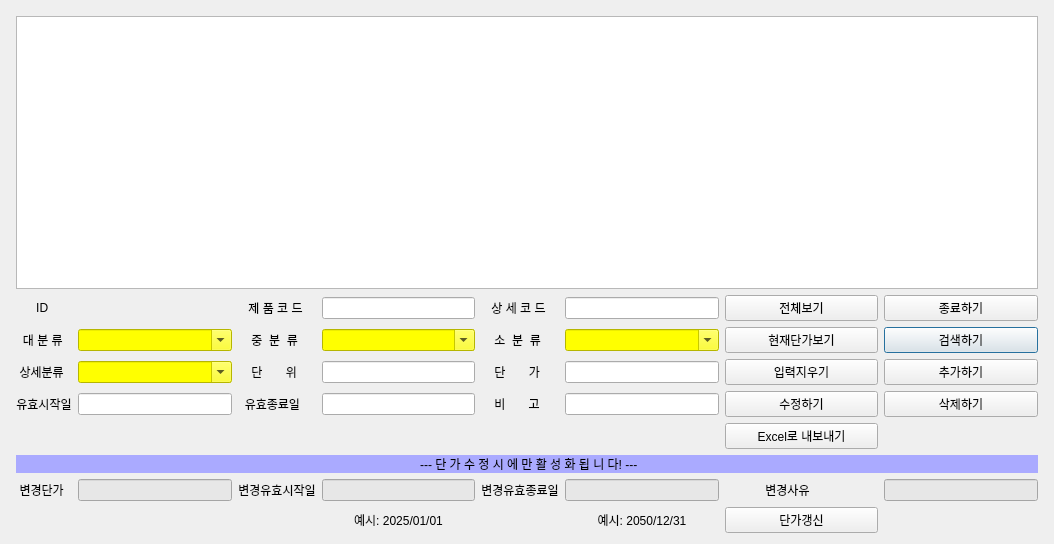
<?xml version="1.0" encoding="UTF-8"?>
<ui version="4.0">
 <class>CostDialog</class>
 <widget class="QDialog" name="CostDialog">
  <property name="geometry">
   <rect>
    <x>0</x>
    <y>0</y>
    <width>1054</width>
    <height>544</height>
   </rect>
  </property>
  <property name="sizePolicy">
   <sizepolicy hsizetype="Expanding" vsizetype="Expanding">
    <horstretch>0</horstretch>
    <verstretch>0</verstretch>
   </sizepolicy>
  </property>
  <property name="windowTitle">
   <string>판매단가</string>
  </property>
  <layout class="QGridLayout" name="gridLayout_2">
   <item row="1" column="0">
    <layout class="QGridLayout" name="gridLayout">
     <property name="leftMargin">
      <number>5</number>
     </property>
     <property name="topMargin">
      <number>5</number>
     </property>
     <property name="rightMargin">
      <number>5</number>
     </property>
     <item row="2" column="7">
      <widget class="QPushButton" name="pb_cost_search">
       <property name="sizePolicy">
        <sizepolicy hsizetype="Expanding" vsizetype="Fixed">
         <horstretch>0</horstretch>
         <verstretch>0</verstretch>
        </sizepolicy>
       </property>
       <property name="text">
        <string>검색하기</string>
       </property>
      </widget>
     </item>
     <item row="7" column="1">
      <widget class="QLineEdit" name="entry_costchange_cost">
       <property name="sizePolicy">
        <sizepolicy hsizetype="Expanding" vsizetype="Fixed">
         <horstretch>0</horstretch>
         <verstretch>0</verstretch>
        </sizepolicy>
       </property>
       <property name="styleSheet">
        <string notr="true">background-color: rgb(231, 231, 231);</string>
       </property>
      </widget>
     </item>
     <item row="1" column="3">
      <widget class="QLineEdit" name="entry_cost_code1">
       <property name="sizePolicy">
        <sizepolicy hsizetype="Expanding" vsizetype="Fixed">
         <horstretch>0</horstretch>
         <verstretch>0</verstretch>
        </sizepolicy>
       </property>
      </widget>
     </item>
     <item row="2" column="4">
      <widget class="QLabel" name="label_5">
       <property name="sizePolicy">
        <sizepolicy hsizetype="Fixed" vsizetype="Fixed">
         <horstretch>0</horstretch>
         <verstretch>0</verstretch>
        </sizepolicy>
       </property>
       <property name="text">
        <string>    소  분  류</string>
       </property>
       <property name="alignment">
        <set>Qt::AlignCenter</set>
       </property>
      </widget>
     </item>
     <item row="7" column="6">
      <widget class="QLabel" name="label_17">
       <property name="sizePolicy">
        <sizepolicy hsizetype="Fixed" vsizetype="Fixed">
         <horstretch>0</horstretch>
         <verstretch>0</verstretch>
        </sizepolicy>
       </property>
       <property name="text">
        <string>            변경사유</string>
       </property>
       <property name="alignment">
        <set>Qt::AlignCenter</set>
       </property>
      </widget>
     </item>
     <item row="8" column="3">
      <widget class="QLabel" name="label_18">
       <property name="sizePolicy">
        <sizepolicy hsizetype="MinimumExpanding" vsizetype="Fixed">
         <horstretch>0</horstretch>
         <verstretch>0</verstretch>
        </sizepolicy>
       </property>
       <property name="text">
        <string>예시: 2025/01/01</string>
       </property>
       <property name="alignment">
        <set>Qt::AlignCenter</set>
       </property>
      </widget>
     </item>
     <item row="8" column="5">
      <widget class="QLabel" name="label_19">
       <property name="sizePolicy">
        <sizepolicy hsizetype="MinimumExpanding" vsizetype="Fixed">
         <horstretch>0</horstretch>
         <verstretch>0</verstretch>
        </sizepolicy>
       </property>
       <property name="text">
        <string>예시: 2050/12/31</string>
       </property>
       <property name="alignment">
        <set>Qt::AlignCenter</set>
       </property>
      </widget>
     </item>
     <item row="4" column="4">
      <widget class="QLabel" name="label_6">
       <property name="sizePolicy">
        <sizepolicy hsizetype="Fixed" vsizetype="Fixed">
         <horstretch>0</horstretch>
         <verstretch>0</verstretch>
        </sizepolicy>
       </property>
       <property name="text">
        <string>    비       고 </string>
       </property>
       <property name="alignment">
        <set>Qt::AlignCenter</set>
       </property>
      </widget>
     </item>
     <item row="8" column="6">
      <widget class="QPushButton" name="pb_costchange_update">
       <property name="sizePolicy">
        <sizepolicy hsizetype="Expanding" vsizetype="Fixed">
         <horstretch>0</horstretch>
         <verstretch>0</verstretch>
        </sizepolicy>
       </property>
       <property name="text">
        <string>단가갱신</string>
       </property>
      </widget>
     </item>
     <item row="2" column="2">
      <widget class="QLabel" name="label_3">
       <property name="sizePolicy">
        <sizepolicy hsizetype="Fixed" vsizetype="Fixed">
         <horstretch>0</horstretch>
         <verstretch>0</verstretch>
        </sizepolicy>
       </property>
       <property name="text">
        <string>    중  분  류</string>
       </property>
       <property name="alignment">
        <set>Qt::AlignCenter</set>
       </property>
      </widget>
     </item>
     <item row="7" column="4">
      <widget class="QLabel" name="label_13">
       <property name="sizePolicy">
        <sizepolicy hsizetype="Fixed" vsizetype="Fixed">
         <horstretch>0</horstretch>
         <verstretch>0</verstretch>
        </sizepolicy>
       </property>
       <property name="text">
        <string>변경유효종료일</string>
       </property>
       <property name="alignment">
        <set>Qt::AlignCenter</set>
       </property>
      </widget>
     </item>
     <item row="3" column="2">
      <widget class="QLabel" name="label_9">
       <property name="sizePolicy">
        <sizepolicy hsizetype="Fixed" vsizetype="Fixed">
         <horstretch>0</horstretch>
         <verstretch>0</verstretch>
        </sizepolicy>
       </property>
       <property name="text">
        <string>    단       위</string>
       </property>
       <property name="alignment">
        <set>Qt::AlignCenter</set>
       </property>
      </widget>
     </item>
     <item row="3" column="1">
      <widget class="QComboBox" name="cb_cost_class4">
       <property name="sizePolicy">
        <sizepolicy hsizetype="Expanding" vsizetype="Fixed">
         <horstretch>0</horstretch>
         <verstretch>0</verstretch>
        </sizepolicy>
       </property>
       <property name="styleSheet">
        <string notr="true">background-color: rgb(255, 255, 0);</string>
       </property>
       <property name="editable">
        <bool>true</bool>
       </property>
      </widget>
     </item>
     <item row="3" column="3">
      <widget class="QLineEdit" name="entry_cost_um">
       <property name="sizePolicy">
        <sizepolicy hsizetype="Expanding" vsizetype="Fixed">
         <horstretch>0</horstretch>
         <verstretch>0</verstretch>
        </sizepolicy>
       </property>
      </widget>
     </item>
     <item row="7" column="5">
      <widget class="QLineEdit" name="entry_costchange_effthru">
       <property name="sizePolicy">
        <sizepolicy hsizetype="Expanding" vsizetype="Fixed">
         <horstretch>0</horstretch>
         <verstretch>0</verstretch>
        </sizepolicy>
       </property>
       <property name="styleSheet">
        <string notr="true">background-color: rgb(231, 231, 231);</string>
       </property>
      </widget>
     </item>
     <item row="1" column="2">
      <widget class="QLabel" name="label_7">
       <property name="sizePolicy">
        <sizepolicy hsizetype="Fixed" vsizetype="Fixed">
         <horstretch>0</horstretch>
         <verstretch>0</verstretch>
        </sizepolicy>
       </property>
       <property name="text">
        <string>   제 품 코 드</string>
       </property>
       <property name="alignment">
        <set>Qt::AlignCenter</set>
       </property>
      </widget>
     </item>
     <item row="2" column="6">
      <widget class="QPushButton" name="pb_cost_currentprice">
       <property name="sizePolicy">
        <sizepolicy hsizetype="Expanding" vsizetype="Fixed">
         <horstretch>0</horstretch>
         <verstretch>0</verstretch>
        </sizepolicy>
       </property>
       <property name="text">
        <string>현재단가보기</string>
       </property>
      </widget>
     </item>
     <item row="1" column="1">
      <widget class="QLabel" name="lbl_cost_id">
       <property name="sizePolicy">
        <sizepolicy hsizetype="Expanding" vsizetype="Fixed">
         <horstretch>0</horstretch>
         <verstretch>0</verstretch>
        </sizepolicy>
       </property>
       <property name="text">
        <string/>
       </property>
      </widget>
     </item>
     <item row="1" column="4">
      <widget class="QLabel" name="label_2">
       <property name="sizePolicy">
        <sizepolicy hsizetype="Fixed" vsizetype="Fixed">
         <horstretch>0</horstretch>
         <verstretch>0</verstretch>
        </sizepolicy>
       </property>
       <property name="text">
        <string>   상 세 코 드</string>
       </property>
       <property name="alignment">
        <set>Qt::AlignCenter</set>
       </property>
      </widget>
     </item>
     <item row="4" column="5">
      <widget class="QLineEdit" name="entry_cost_remark">
       <property name="sizePolicy">
        <sizepolicy hsizetype="Expanding" vsizetype="Fixed">
         <horstretch>0</horstretch>
         <verstretch>0</verstretch>
        </sizepolicy>
       </property>
      </widget>
     </item>
     <item row="3" column="4">
      <widget class="QLabel" name="label_12">
       <property name="sizePolicy">
        <sizepolicy hsizetype="Fixed" vsizetype="Fixed">
         <horstretch>0</horstretch>
         <verstretch>0</verstretch>
        </sizepolicy>
       </property>
       <property name="text">
        <string>    단       가</string>
       </property>
       <property name="alignment">
        <set>Qt::AlignCenter</set>
       </property>
      </widget>
     </item>
     <item row="4" column="0">
      <widget class="QLabel" name="label_10">
       <property name="sizePolicy">
        <sizepolicy hsizetype="Fixed" vsizetype="Fixed">
         <horstretch>0</horstretch>
         <verstretch>0</verstretch>
        </sizepolicy>
       </property>
       <property name="text">
        <string>유효시작일</string>
       </property>
       <property name="alignment">
        <set>Qt::AlignCenter</set>
       </property>
      </widget>
     </item>
     <item row="2" column="1">
      <widget class="QComboBox" name="cb_cost_class1">
       <property name="sizePolicy">
        <sizepolicy hsizetype="Expanding" vsizetype="Fixed">
         <horstretch>0</horstretch>
         <verstretch>0</verstretch>
        </sizepolicy>
       </property>
       <property name="styleSheet">
        <string notr="true">background-color: rgb(255, 255, 0);</string>
       </property>
       <property name="editable">
        <bool>true</bool>
       </property>
      </widget>
     </item>
     <item row="4" column="6">
      <widget class="QPushButton" name="pb_cost_update">
       <property name="sizePolicy">
        <sizepolicy hsizetype="Expanding" vsizetype="Fixed">
         <horstretch>0</horstretch>
         <verstretch>0</verstretch>
        </sizepolicy>
       </property>
       <property name="text">
        <string>수정하기</string>
       </property>
      </widget>
     </item>
     <item row="4" column="7">
      <widget class="QPushButton" name="pb_cost_delete">
       <property name="sizePolicy">
        <sizepolicy hsizetype="Expanding" vsizetype="Fixed">
         <horstretch>0</horstretch>
         <verstretch>0</verstretch>
        </sizepolicy>
       </property>
       <property name="text">
        <string>삭제하기</string>
       </property>
      </widget>
     </item>
     <item row="3" column="6">
      <widget class="QPushButton" name="pb_cost_clear">
       <property name="sizePolicy">
        <sizepolicy hsizetype="Expanding" vsizetype="Fixed">
         <horstretch>0</horstretch>
         <verstretch>0</verstretch>
        </sizepolicy>
       </property>
       <property name="text">
        <string>입력지우기</string>
       </property>
      </widget>
     </item>
     <item row="3" column="5">
      <widget class="QLineEdit" name="entry_cost_cost">
       <property name="sizePolicy">
        <sizepolicy hsizetype="Expanding" vsizetype="Fixed">
         <horstretch>0</horstretch>
         <verstretch>0</verstretch>
        </sizepolicy>
       </property>
      </widget>
     </item>
     <item row="2" column="3">
      <widget class="QComboBox" name="cb_cost_class2">
       <property name="sizePolicy">
        <sizepolicy hsizetype="Expanding" vsizetype="Fixed">
         <horstretch>0</horstretch>
         <verstretch>0</verstretch>
        </sizepolicy>
       </property>
       <property name="styleSheet">
        <string notr="true">background-color: rgb(255, 255, 0);</string>
       </property>
       <property name="editable">
        <bool>true</bool>
       </property>
      </widget>
     </item>
     <item row="1" column="5">
      <widget class="QLineEdit" name="entry_cost_code2">
       <property name="sizePolicy">
        <sizepolicy hsizetype="Expanding" vsizetype="Fixed">
         <horstretch>0</horstretch>
         <verstretch>0</verstretch>
        </sizepolicy>
       </property>
      </widget>
     </item>
     <item row="3" column="7">
      <widget class="QPushButton" name="pb_cost_insert">
       <property name="sizePolicy">
        <sizepolicy hsizetype="Expanding" vsizetype="Fixed">
         <horstretch>0</horstretch>
         <verstretch>0</verstretch>
        </sizepolicy>
       </property>
       <property name="text">
        <string>추가하기</string>
       </property>
      </widget>
     </item>
     <item row="7" column="3">
      <widget class="QLineEdit" name="entry_costchange_efffrom">
       <property name="sizePolicy">
        <sizepolicy hsizetype="Expanding" vsizetype="Fixed">
         <horstretch>0</horstretch>
         <verstretch>0</verstretch>
        </sizepolicy>
       </property>
       <property name="styleSheet">
        <string notr="true">background-color: rgb(231, 231, 231);</string>
       </property>
      </widget>
     </item>
     <item row="2" column="5">
      <widget class="QComboBox" name="cb_cost_class3">
       <property name="sizePolicy">
        <sizepolicy hsizetype="Expanding" vsizetype="Fixed">
         <horstretch>0</horstretch>
         <verstretch>0</verstretch>
        </sizepolicy>
       </property>
       <property name="styleSheet">
        <string notr="true">background-color: rgb(255, 255, 0);</string>
       </property>
       <property name="editable">
        <bool>true</bool>
       </property>
      </widget>
     </item>
     <item row="1" column="7">
      <widget class="QPushButton" name="pb_cost_close">
       <property name="sizePolicy">
        <sizepolicy hsizetype="Expanding" vsizetype="Fixed">
         <horstretch>0</horstretch>
         <verstretch>0</verstretch>
        </sizepolicy>
       </property>
       <property name="text">
        <string>종료하기</string>
       </property>
      </widget>
     </item>
     <item row="5" column="0">
      <spacer name="verticalSpacer_2">
       <property name="orientation">
        <enum>Qt::Vertical</enum>
       </property>
       <property name="sizeHint" stdset="0">
        <size>
         <width>20</width>
         <height>10</height>
        </size>
       </property>
      </spacer>
     </item>
     <item row="4" column="3">
      <widget class="QLineEdit" name="entry_cost_effthru">
       <property name="sizePolicy">
        <sizepolicy hsizetype="Expanding" vsizetype="Fixed">
         <horstretch>0</horstretch>
         <verstretch>0</verstretch>
        </sizepolicy>
       </property>
      </widget>
     </item>
     <item row="6" column="0" colspan="8">
      <widget class="QLabel" name="label_16">
       <property name="styleSheet">
        <string notr="true">font: 700 9pt &quot;맑은 고딕&quot;;
background-color: rgb(170, 170, 255);</string>
       </property>
       <property name="text">
        <string> --- 단 가 수 정 시 에 만 활 성 화 됩 니 다! ---</string>
       </property>
       <property name="alignment">
        <set>Qt::AlignCenter</set>
       </property>
      </widget>
     </item>
     <item row="4" column="1">
      <widget class="QLineEdit" name="entry_cost_efffrom">
       <property name="sizePolicy">
        <sizepolicy hsizetype="Expanding" vsizetype="Fixed">
         <horstretch>0</horstretch>
         <verstretch>0</verstretch>
        </sizepolicy>
       </property>
      </widget>
     </item>
     <item row="7" column="0">
      <widget class="QLabel" name="label_15">
       <property name="sizePolicy">
        <sizepolicy hsizetype="Fixed" vsizetype="Fixed">
         <horstretch>0</horstretch>
         <verstretch>0</verstretch>
        </sizepolicy>
       </property>
       <property name="text">
        <string> 변경단가</string>
       </property>
       <property name="alignment">
        <set>Qt::AlignCenter</set>
       </property>
      </widget>
     </item>
     <item row="4" column="2">
      <widget class="QLabel" name="label_11">
       <property name="sizePolicy">
        <sizepolicy hsizetype="Fixed" vsizetype="Fixed">
         <horstretch>0</horstretch>
         <verstretch>0</verstretch>
        </sizepolicy>
       </property>
       <property name="text">
        <string>  유효종료일</string>
       </property>
       <property name="alignment">
        <set>Qt::AlignCenter</set>
       </property>
      </widget>
     </item>
     <item row="2" column="0">
      <widget class="QLabel" name="label_8">
       <property name="sizePolicy">
        <sizepolicy hsizetype="Fixed" vsizetype="Fixed">
         <horstretch>0</horstretch>
         <verstretch>0</verstretch>
        </sizepolicy>
       </property>
       <property name="text">
        <string>  대 분 류</string>
       </property>
       <property name="alignment">
        <set>Qt::AlignCenter</set>
       </property>
      </widget>
     </item>
     <item row="7" column="2">
      <widget class="QLabel" name="label_14">
       <property name="sizePolicy">
        <sizepolicy hsizetype="Fixed" vsizetype="Fixed">
         <horstretch>0</horstretch>
         <verstretch>0</verstretch>
        </sizepolicy>
       </property>
       <property name="text">
        <string>변경유효시작일</string>
       </property>
       <property name="alignment">
        <set>Qt::AlignCenter</set>
       </property>
      </widget>
     </item>
     <item row="1" column="6">
      <widget class="QPushButton" name="pb_cost_show">
       <property name="sizePolicy">
        <sizepolicy hsizetype="Expanding" vsizetype="Fixed">
         <horstretch>0</horstretch>
         <verstretch>0</verstretch>
        </sizepolicy>
       </property>
       <property name="text">
        <string>전체보기</string>
       </property>
      </widget>
     </item>
     <item row="1" column="0">
      <widget class="QLabel" name="label">
       <property name="sizePolicy">
        <sizepolicy hsizetype="Fixed" vsizetype="Fixed">
         <horstretch>0</horstretch>
         <verstretch>0</verstretch>
        </sizepolicy>
       </property>
       <property name="text">
        <string>      ID     </string>
       </property>
       <property name="alignment">
        <set>Qt::AlignCenter</set>
       </property>
      </widget>
     </item>
     <item row="3" column="0">
      <widget class="QLabel" name="label_4">
       <property name="sizePolicy">
        <sizepolicy hsizetype="Fixed" vsizetype="Fixed">
         <horstretch>0</horstretch>
         <verstretch>0</verstretch>
        </sizepolicy>
       </property>
       <property name="text">
        <string> 상세분류</string>
       </property>
       <property name="alignment">
        <set>Qt::AlignCenter</set>
       </property>
      </widget>
     </item>
     <item row="5" column="6">
      <widget class="QPushButton" name="pb_cost_excel_export">
       <property name="sizePolicy">
        <sizepolicy hsizetype="Expanding" vsizetype="Fixed">
         <horstretch>0</horstretch>
         <verstretch>0</verstretch>
        </sizepolicy>
       </property>
       <property name="text">
        <string>Excel로 내보내기</string>
       </property>
      </widget>
     </item>
     <item row="7" column="7">
      <widget class="QLineEdit" name="entry_costchange_remark">
       <property name="sizePolicy">
        <sizepolicy hsizetype="MinimumExpanding" vsizetype="MinimumExpanding">
         <horstretch>0</horstretch>
         <verstretch>0</verstretch>
        </sizepolicy>
       </property>
       <property name="styleSheet">
        <string notr="true">background-color: rgb(231, 231, 231);</string>
       </property>
      </widget>
     </item>
     <item row="0" column="0" colspan="8">
      <widget class="QTableView" name="tv_cost">
       <property name="sizePolicy">
        <sizepolicy hsizetype="Expanding" vsizetype="Expanding">
         <horstretch>0</horstretch>
         <verstretch>1</verstretch>
        </sizepolicy>
       </property>
      </widget>
     </item>
    </layout>
   </item>
  </layout>
 </widget>
 <resources/>
 <connections/>
</ui>
